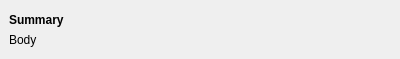
<?xml version="1.0" encoding="UTF-8"?>
<ui version="4.0">
 <class>NotificationWidget</class>
 <widget class="QWidget" name="NotificationWidget">
  <property name="geometry">
   <rect>
    <x>0</x>
    <y>0</y>
    <width>400</width>
    <height>59</height>
   </rect>
  </property>
  <property name="windowTitle">
   <string notr="true">Form</string>
  </property>
  <layout class="QVBoxLayout" name="verticalLayout_2">
   <property name="spacing">
    <number>0</number>
   </property>
   <property name="leftMargin">
    <number>0</number>
   </property>
   <property name="topMargin">
    <number>0</number>
   </property>
   <property name="rightMargin">
    <number>0</number>
   </property>
   <property name="bottomMargin">
    <number>0</number>
   </property>
   <item>
    <layout class="QVBoxLayout" name="verticalLayout">
     <property name="leftMargin">
      <number>9</number>
     </property>
     <property name="topMargin">
      <number>9</number>
     </property>
     <property name="rightMargin">
      <number>9</number>
     </property>
     <property name="bottomMargin">
      <number>9</number>
     </property>
     <item>
      <widget class="QLabel" name="summaryLabel">
       <property name="font">
        <font>
         <weight>75</weight>
         <bold>true</bold>
        </font>
       </property>
       <property name="text">
        <string notr="true">Summary</string>
       </property>
      </widget>
     </item>
     <item>
      <widget class="QLabel" name="bodyLabel">
       <property name="text">
        <string notr="true">Body</string>
       </property>
       <property name="wordWrap">
        <bool>true</bool>
       </property>
      </widget>
     </item>
    </layout>
   </item>
  </layout>
 </widget>
 <resources/>
 <connections/>
</ui>
